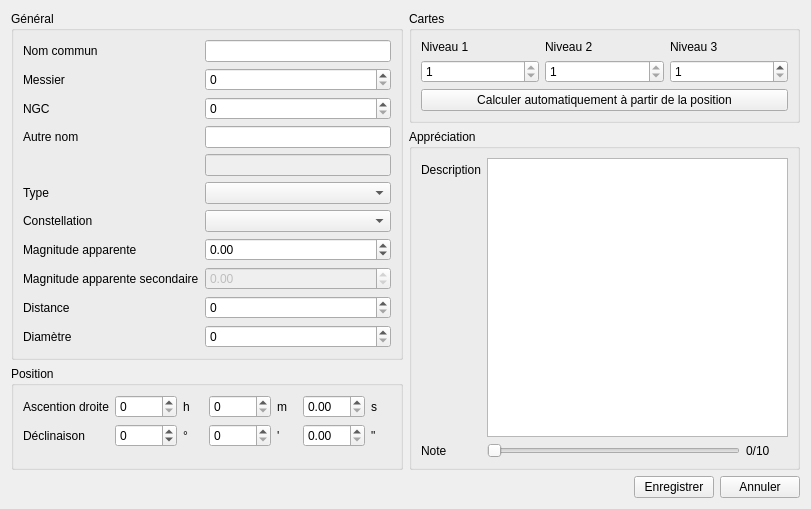
<?xml version="1.0" encoding="UTF-8"?>
<ui version="4.0">
 <class>ObjectForm</class>
 <widget class="QWidget" name="ObjectForm">
  <property name="geometry">
   <rect>
    <x>0</x>
    <y>0</y>
    <width>811</width>
    <height>509</height>
   </rect>
  </property>
  <property name="windowTitle">
   <string>Ajouter un nouvel objet</string>
  </property>
  <layout class="QVBoxLayout" name="verticalLayout_4">
   <item>
    <layout class="QHBoxLayout" name="GroupColumns">
     <item>
      <layout class="QVBoxLayout" name="Column1">
       <item>
        <widget class="QGroupBox" name="GeneralGroupBox">
         <property name="title">
          <string>Général</string>
         </property>
         <property name="flat">
          <bool>false</bool>
         </property>
         <layout class="QFormLayout" name="formLayout">
          <item row="0" column="0">
           <widget class="QLabel" name="NameLabel">
            <property name="text">
             <string>Nom commun</string>
            </property>
           </widget>
          </item>
          <item row="0" column="1">
           <widget class="QLineEdit" name="NameLineEdit">
            <property name="text">
             <string/>
            </property>
           </widget>
          </item>
          <item row="1" column="0">
           <widget class="QLabel" name="MessierLabel">
            <property name="text">
             <string>Messier</string>
            </property>
           </widget>
          </item>
          <item row="1" column="1">
           <widget class="QSpinBox" name="MessierSpinBox">
            <property name="minimum">
             <number>0</number>
            </property>
            <property name="maximum">
             <number>110</number>
            </property>
            <property name="value">
             <number>0</number>
            </property>
           </widget>
          </item>
          <item row="2" column="0">
           <widget class="QLabel" name="NgcLabel">
            <property name="text">
             <string>NGC</string>
            </property>
           </widget>
          </item>
          <item row="2" column="1">
           <widget class="QSpinBox" name="NgcSpinBox">
            <property name="minimum">
             <number>0</number>
            </property>
            <property name="maximum">
             <number>7840</number>
            </property>
            <property name="value">
             <number>0</number>
            </property>
           </widget>
          </item>
          <item row="3" column="0">
           <widget class="QLabel" name="OtherNameLabel">
            <property name="text">
             <string>Autre nom</string>
            </property>
           </widget>
          </item>
          <item row="3" column="1">
           <widget class="QLineEdit" name="OtherNameLineEdit_1"/>
          </item>
          <item row="5" column="0">
           <widget class="QLabel" name="TypeLabel">
            <property name="text">
             <string>Type</string>
            </property>
           </widget>
          </item>
          <item row="5" column="1">
           <widget class="QComboBox" name="TypeComboBox"/>
          </item>
          <item row="6" column="0">
           <widget class="QLabel" name="ConstellationLabel">
            <property name="text">
             <string>Constellation</string>
            </property>
           </widget>
          </item>
          <item row="6" column="1">
           <widget class="QComboBox" name="ConstellationComboBox"/>
          </item>
          <item row="7" column="0">
           <widget class="QLabel" name="ApparentMagnitudeLabel">
            <property name="text">
             <string>Magnitude apparente</string>
            </property>
           </widget>
          </item>
          <item row="7" column="1">
           <widget class="QDoubleSpinBox" name="ApparentMagnitudeDoubleSpinBox_1">
            <property name="minimum">
             <double>-30.000000000000000</double>
            </property>
            <property name="maximum">
             <double>50.000000000000000</double>
            </property>
           </widget>
          </item>
          <item row="8" column="0">
           <widget class="QLabel" name="ApparentMagnitudeLabel_2">
            <property name="text">
             <string>Magnitude apparente secondaire</string>
            </property>
           </widget>
          </item>
          <item row="8" column="1">
           <widget class="QDoubleSpinBox" name="ApparentMagnitudeDoubleSpinBox_2">
            <property name="enabled">
             <bool>false</bool>
            </property>
            <property name="minimum">
             <double>-30.000000000000000</double>
            </property>
            <property name="maximum">
             <double>50.000000000000000</double>
            </property>
           </widget>
          </item>
          <item row="9" column="0">
           <widget class="QLabel" name="DistanceLabel">
            <property name="text">
             <string>Distance</string>
            </property>
           </widget>
          </item>
          <item row="9" column="1">
           <widget class="QDoubleSpinBox" name="DistanceDoubleSpinBox">
            <property name="decimals">
             <number>0</number>
            </property>
            <property name="maximum">
             <double>1000000.000000000000000</double>
            </property>
            <property name="singleStep">
             <double>10.000000000000000</double>
            </property>
           </widget>
          </item>
          <item row="10" column="0">
           <widget class="QLabel" name="DiameterLabel">
            <property name="text">
             <string>Diamètre</string>
            </property>
           </widget>
          </item>
          <item row="10" column="1">
           <widget class="QDoubleSpinBox" name="DiametreDoubleSpinBox">
            <property name="decimals">
             <number>0</number>
            </property>
            <property name="maximum">
             <double>1000000.000000000000000</double>
            </property>
            <property name="singleStep">
             <double>10.000000000000000</double>
            </property>
           </widget>
          </item>
          <item row="4" column="1">
           <widget class="QLineEdit" name="OtherNameLineEdit_2">
            <property name="enabled">
             <bool>false</bool>
            </property>
           </widget>
          </item>
         </layout>
        </widget>
       </item>
       <item>
        <widget class="QGroupBox" name="PositionGroupBox">
         <property name="title">
          <string>Position</string>
         </property>
         <layout class="QFormLayout" name="formLayout_3">
          <item row="0" column="0">
           <widget class="QLabel" name="RALabel">
            <property name="text">
             <string>Ascention droite</string>
            </property>
           </widget>
          </item>
          <item row="0" column="1">
           <layout class="QHBoxLayout" name="RAHorizontalLayout" stretch="3,1,3,1,3,1">
            <item>
             <widget class="QSpinBox" name="RAHourSpinBox">
              <property name="maximum">
               <number>23</number>
              </property>
             </widget>
            </item>
            <item>
             <widget class="QLabel" name="RAHourLabel">
              <property name="text">
               <string>h</string>
              </property>
             </widget>
            </item>
            <item>
             <widget class="QSpinBox" name="RAMinuteSpinBox">
              <property name="maximum">
               <number>59</number>
              </property>
             </widget>
            </item>
            <item>
             <widget class="QLabel" name="RAMinuteLabel">
              <property name="text">
               <string>m</string>
              </property>
             </widget>
            </item>
            <item>
             <widget class="QDoubleSpinBox" name="RASecondDoubleSpinBox">
              <property name="maximum">
               <double>59.990000000000002</double>
              </property>
             </widget>
            </item>
            <item>
             <widget class="QLabel" name="RASecondLabel">
              <property name="text">
               <string>s</string>
              </property>
             </widget>
            </item>
           </layout>
          </item>
          <item row="1" column="0">
           <widget class="QLabel" name="DecLabel">
            <property name="text">
             <string>Déclinaison</string>
            </property>
           </widget>
          </item>
          <item row="1" column="1">
           <layout class="QHBoxLayout" name="DecHorizontalLayout" stretch="3,1,3,1,3,1">
            <item>
             <widget class="QSpinBox" name="DecDegreeSpinBox">
              <property name="minimum">
               <number>-89</number>
              </property>
              <property name="maximum">
               <number>89</number>
              </property>
             </widget>
            </item>
            <item>
             <widget class="QLabel" name="DecDegreeLabel">
              <property name="text">
               <string>°</string>
              </property>
             </widget>
            </item>
            <item>
             <widget class="QSpinBox" name="DecMinuteSpinBox">
              <property name="maximum">
               <number>59</number>
              </property>
             </widget>
            </item>
            <item>
             <widget class="QLabel" name="DecMinuteLabel">
              <property name="text">
               <string>'</string>
              </property>
             </widget>
            </item>
            <item>
             <widget class="QDoubleSpinBox" name="DecSecondDoubleSpinBox">
              <property name="maximum">
               <double>59.990000000000002</double>
              </property>
             </widget>
            </item>
            <item>
             <widget class="QLabel" name="DecSecondLabel">
              <property name="text">
               <string>&quot;</string>
              </property>
             </widget>
            </item>
           </layout>
          </item>
         </layout>
        </widget>
       </item>
      </layout>
     </item>
     <item>
      <layout class="QVBoxLayout" name="Column2">
       <item>
        <widget class="QGroupBox" name="MapGroupBox">
         <property name="title">
          <string>Cartes</string>
         </property>
         <layout class="QVBoxLayout" name="verticalLayout">
          <item>
           <layout class="QGridLayout" name="gridLayout">
            <item row="0" column="1">
             <widget class="QLabel" name="Map2Label">
              <property name="text">
               <string>Niveau 2</string>
              </property>
             </widget>
            </item>
            <item row="0" column="0">
             <widget class="QLabel" name="Map1Label">
              <property name="text">
               <string>Niveau 1</string>
              </property>
             </widget>
            </item>
            <item row="0" column="2">
             <widget class="QLabel" name="Map3Label">
              <property name="text">
               <string>Niveau 3</string>
              </property>
             </widget>
            </item>
            <item row="1" column="0">
             <widget class="QSpinBox" name="Map1SpinBox">
              <property name="minimum">
               <number>1</number>
              </property>
              <property name="maximum">
               <number>1</number>
              </property>
             </widget>
            </item>
            <item row="1" column="1">
             <widget class="QSpinBox" name="Map2SpinBox">
              <property name="minimum">
               <number>1</number>
              </property>
              <property name="maximum">
               <number>1</number>
              </property>
             </widget>
            </item>
            <item row="1" column="2">
             <widget class="QSpinBox" name="Map3SpinBox">
              <property name="minimum">
               <number>1</number>
              </property>
              <property name="maximum">
               <number>30</number>
              </property>
             </widget>
            </item>
           </layout>
          </item>
          <item>
           <widget class="QPushButton" name="AutoComputePushButton">
            <property name="text">
             <string>Calculer automatiquement à partir de la position</string>
            </property>
           </widget>
          </item>
         </layout>
        </widget>
       </item>
       <item>
        <widget class="QGroupBox" name="AppreciationGroupBox">
         <property name="title">
          <string>Appréciation</string>
         </property>
         <layout class="QFormLayout" name="formLayout_2">
          <item row="0" column="0">
           <widget class="QLabel" name="DescriptionLabel">
            <property name="text">
             <string>Description</string>
            </property>
           </widget>
          </item>
          <item row="0" column="1">
           <widget class="QTextEdit" name="DescriptionTextEdit"/>
          </item>
          <item row="1" column="0">
           <widget class="QLabel" name="NoteLabel">
            <property name="text">
             <string>Note</string>
            </property>
           </widget>
          </item>
          <item row="1" column="1">
           <layout class="QHBoxLayout" name="NoteHorizontalLayout" stretch="6,1">
            <item>
             <widget class="QSlider" name="NoteHorizontalSlider">
              <property name="maximum">
               <number>10</number>
              </property>
              <property name="orientation">
               <enum>Qt::Horizontal</enum>
              </property>
             </widget>
            </item>
            <item>
             <widget class="QLabel" name="NoteDisplayLabel">
              <property name="text">
               <string>0/10</string>
              </property>
             </widget>
            </item>
           </layout>
          </item>
         </layout>
        </widget>
       </item>
      </layout>
     </item>
    </layout>
   </item>
   <item>
    <layout class="QHBoxLayout" name="ButtonHorizontalLayout">
     <item>
      <spacer name="horizontalSpacer">
       <property name="orientation">
        <enum>Qt::Horizontal</enum>
       </property>
       <property name="sizeHint" stdset="0">
        <size>
         <width>40</width>
         <height>20</height>
        </size>
       </property>
      </spacer>
     </item>
     <item>
      <widget class="QPushButton" name="SavePushButton">
       <property name="text">
        <string>Enregistrer</string>
       </property>
      </widget>
     </item>
     <item>
      <widget class="QPushButton" name="CancelPushButton">
       <property name="text">
        <string>Annuler</string>
       </property>
      </widget>
     </item>
    </layout>
   </item>
  </layout>
 </widget>
 <resources/>
 <connections/>
</ui>
